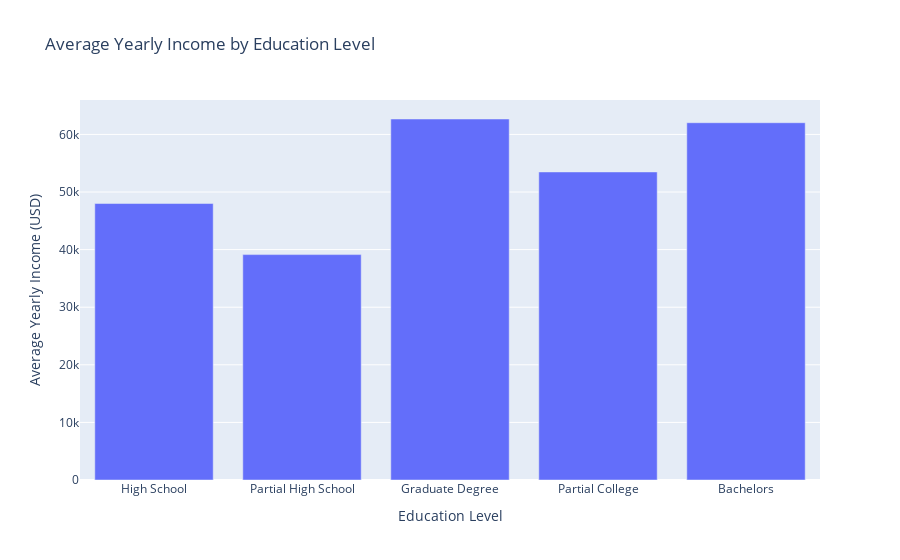

Notebook source saved alongside this figure:
### Code cell
# Visualize the results using Plotly
import plotly.graph_objects as go
from pyspark.sql import SparkSession

# Create a SparkSession
spark = SparkSession.builder.getOrCreate()

# Execute the query and retrieve the results as a PySpark DataFrame
avg_income_by_education = spark.sql("""
    SELECT
        EnglishEducation,
        ROUND(AVG(`YearlyIncome(USD)`), 2) AS avg_yearly_income_in_usd
    FROM
        my_table
    GROUP BY
        EnglishEducation
""")

# Extract the education level and average income values
education_levels = avg_income_by_education.select("EnglishEducation").rdd.flatMap(lambda x: x).collect()
avg_incomes = avg_income_by_education.select("avg_yearly_income_in_usd").rdd.flatMap(lambda x: x).collect()

# Create a bar plot using Plotly
fig = go.Figure(data=[go.Bar(x=education_levels, y=avg_incomes)])
fig.update_layout(title='Average Yearly Income by Education Level', xaxis_title='Education Level', yaxis_title='Average Yearly Income (USD)')
fig.show()

### Figure 1 — Plotly figure (JSON) as saved in the notebook; plotly's stock layout.template omitted (floating-point values rounded to 4 significant figures)
{"data": [{"type": "bar", "x": ["High School", "Partial High School", "Graduate Degree", "Partial College", "Bachelors"], "y": [48010.0, 39140.0, 62680.0, 53480.0, 62030.0]}], "layout": {"title": {"text": "Average Yearly Income by Education Level"}, "xaxis": {"title": {"text": "Education Level"}}, "yaxis": {"title": {"text": "Average Yearly Income (USD)"}}}}
